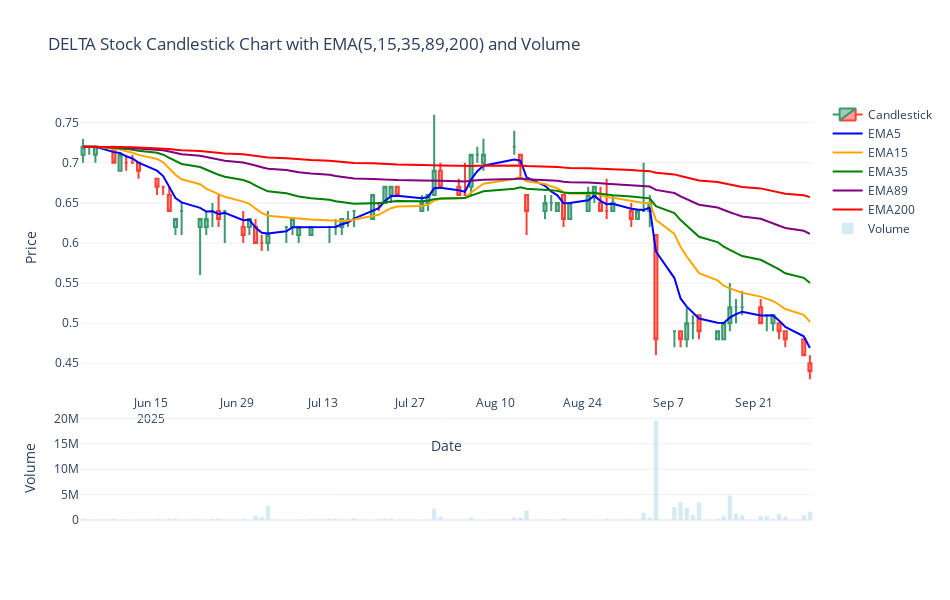

The cell this chart's notebook holds for it:
### Markdown cell above
โดยทั่วไปจำนวน “5, 15, 35, 89, 200” ของ EMA มักอิงกับจำนวน “วันทำการซื้อขาย (trading days)”
ซึ่งหมายถึง **วันทำงานของตลาดหุ้น (วันราชการที่ตลาดเปิด)**  ไม่รวมเสาร์–อาทิตย์ หรือวันหยุดนักขัตฤกษ์ของตลาดหลักทรัพย์

---

### 💡 อธิบายอย่างละเอียด

| ค่า EMA    | ช่วงเวลาโดยประมาณ | อิงจาก       | ใช้เพื่อวิเคราะห์อะไร                                    |
| ---------- | ----------------- | ------------ | -------------------------------------------------------- |
| **EMA5**   | ~1 สัปดาห์        | 5 วันทำการ   | แนวโน้มระยะสั้นมาก (daily momentum)                      |
| **EMA15**  | ~3 สัปดาห์        | 15 วันทำการ  | แนวโน้มระยะสั้น                                          |
| **EMA35**  | ~7 สัปดาห์        | 35 วันทำการ  | แนวโน้มระยะกลาง                                          |
| **EMA89**  | ~4 เดือน          | 89 วันทำการ  | แนวโน้มระยะกลางถึงยาว                                    |
| **EMA200** | ~10 เดือน         | 200 วันทำการ | แนวโน้มระยะยาว (ใช้บ่อยในตลาดโลก เช่น S&P500, SET Index) |

---

### 📆 ตัวอย่างการแปลงเป็น “ระยะเวลาในปฏิทินจริง”

โดยทั่วไปตลาดหุ้นไทย (SET) เปิดทำการประมาณ **21–22 วันต่อเดือน**
ดังนั้นเราจะได้โดยประมาณว่า:

| ค่า    | คิดเป็นวันทำการ | เทียบเป็น “ระยะเวลาในปฏิทิน” |
| ------ | --------------- | ---------------------------- |
| EMA5   | 1 สัปดาห์       | 1 สัปดาห์                    |
| EMA15  | 3 สัปดาห์       | ~3 สัปดาห์                   |
| EMA35  | 7 สัปดาห์       | ~1.5 เดือน                   |
| EMA89  | 4 เดือน         | ~4 เดือน                     |
| EMA200 | 10 เดือน        | ~10 เดือน – 1 ปี             |

---

### 🔍 สรุปสั้น ๆ

> ค่าของ **EMA 5, 15, 35, 89, 200** มาจาก “จำนวนวันทำการของตลาดหุ้น” (Trading Days)
> ซึ่งถือเป็น “วันราชการที่ตลาดหลักทรัพย์เปิด”
> และถูกเลือกเพื่อให้ครอบคลุมแนวโน้มหลายระดับ — จากสั้นที่สุด (EMA5) ถึงยาวที่สุด (EMA200)

### Code cell
import plotly.graph_objects as go

# 🔹 เลือกเฉพาะหุ้น 24CS
ohlc_df = df_tn[df_tn["symbol"] == "SQ"].copy()

# 🔹 จัดการ index
ohlc_df["time"] = pd.to_datetime(ohlc_df["time"])
ohlc_df = ohlc_df.sort_values("time")
ohlc_df = ohlc_df.set_index("time")
ohlc_df.index.name = "Date"

# 🔹 Rename columns ให้ตรงกับ Plotly
ohlc_df = ohlc_df.rename(columns={
    "open_price": "Open",
    "high_price": "High",
    "low_price": "Low",
    "close_price": "Close",
    "volume": "Volume"
})

# 🔹 เลือกแค่ 200 วันล่าสุด (เพื่อดูง่าย)
ohlc_df = ohlc_df.tail(200)

# 🔹 คำนวณ EMA
for p in [5, 15, 35, 89, 200]:
    ohlc_df[f"EMA{p}"] = ohlc_df["Close"].ewm(span=p, adjust=False).mean()

# ✅ กราฟ Candlestick
fig = go.Figure(data=[go.Candlestick(
    x=ohlc_df.index,
    open=ohlc_df['Open'],
    high=ohlc_df['High'],
    low=ohlc_df['Low'],
    close=ohlc_df['Close'],
    name="Candlestick"
)])

# ✅ เส้น EMA
colors = {5:"blue", 15:"orange", 35:"green", 89:"purple", 200:"red"}
for p in [5, 15, 35, 89, 200]:
    fig.add_trace(go.Scatter(
        x=ohlc_df.index,
        y=ohlc_df[f"EMA{p}"],
        mode="lines",
        line=dict(width=2, color=colors[p]),
        name=f"EMA{p}"
    ))

# ✅ Volume
fig.add_trace(go.Bar(
    x=ohlc_df.index,
    y=ohlc_df['Volume'],
    name="Volume",
    marker_color="lightblue",
    opacity=0.5,
    yaxis="y2"
))

# ✅ Layout
fig.update_layout(
    title="DELTA Stock Candlestick Chart with EMA(5,15,35,89,200) and Volume",
    yaxis=dict(title="Price", domain=[0.3, 1]),
    yaxis2=dict(title="Volume", domain=[0, 0.25]),
    xaxis=dict(title="Date"),
    xaxis_rangeslider_visible=False,
    template="plotly_white",
    width=950,
    height=600
)

fig.show()
